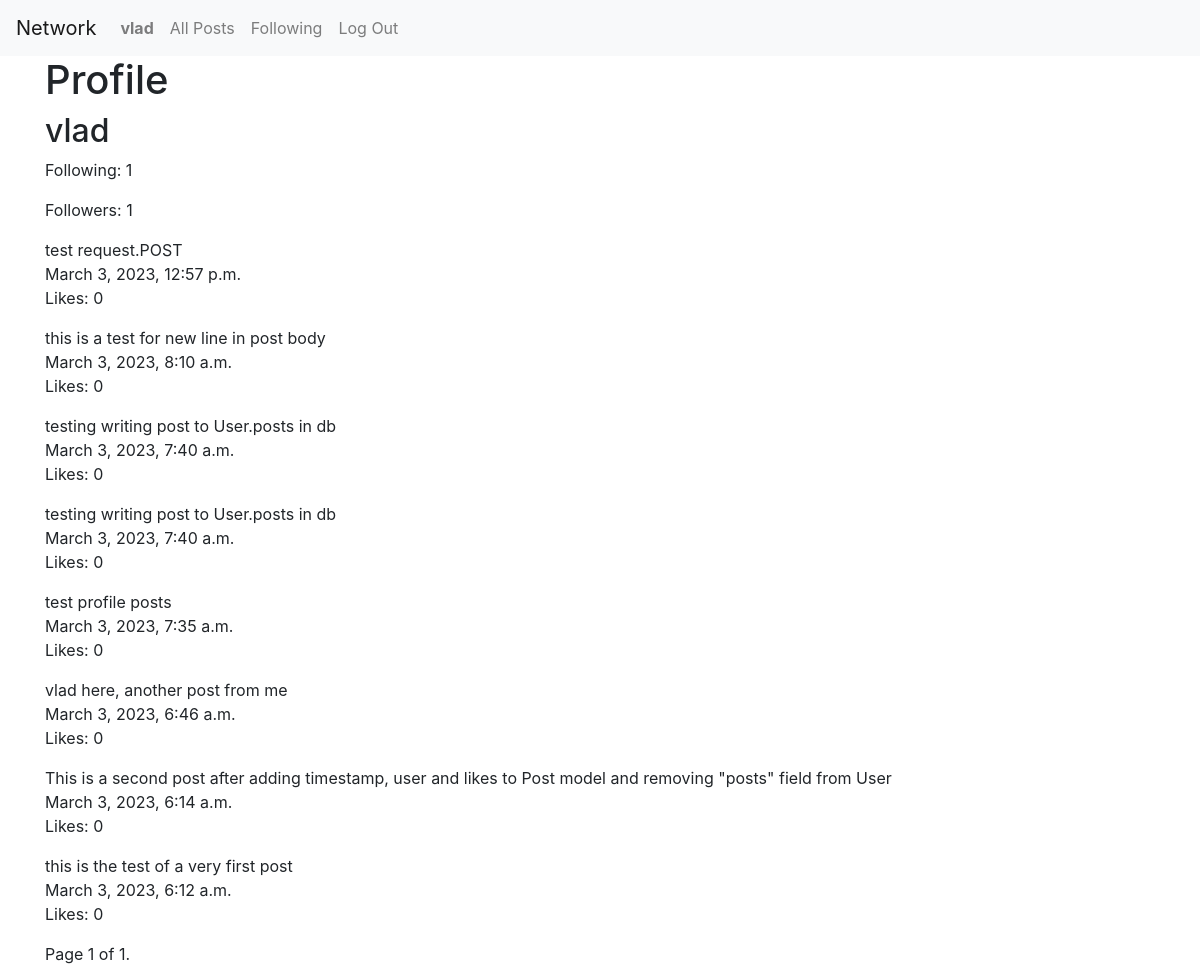
Before: /2 (signed in) with the older database file.
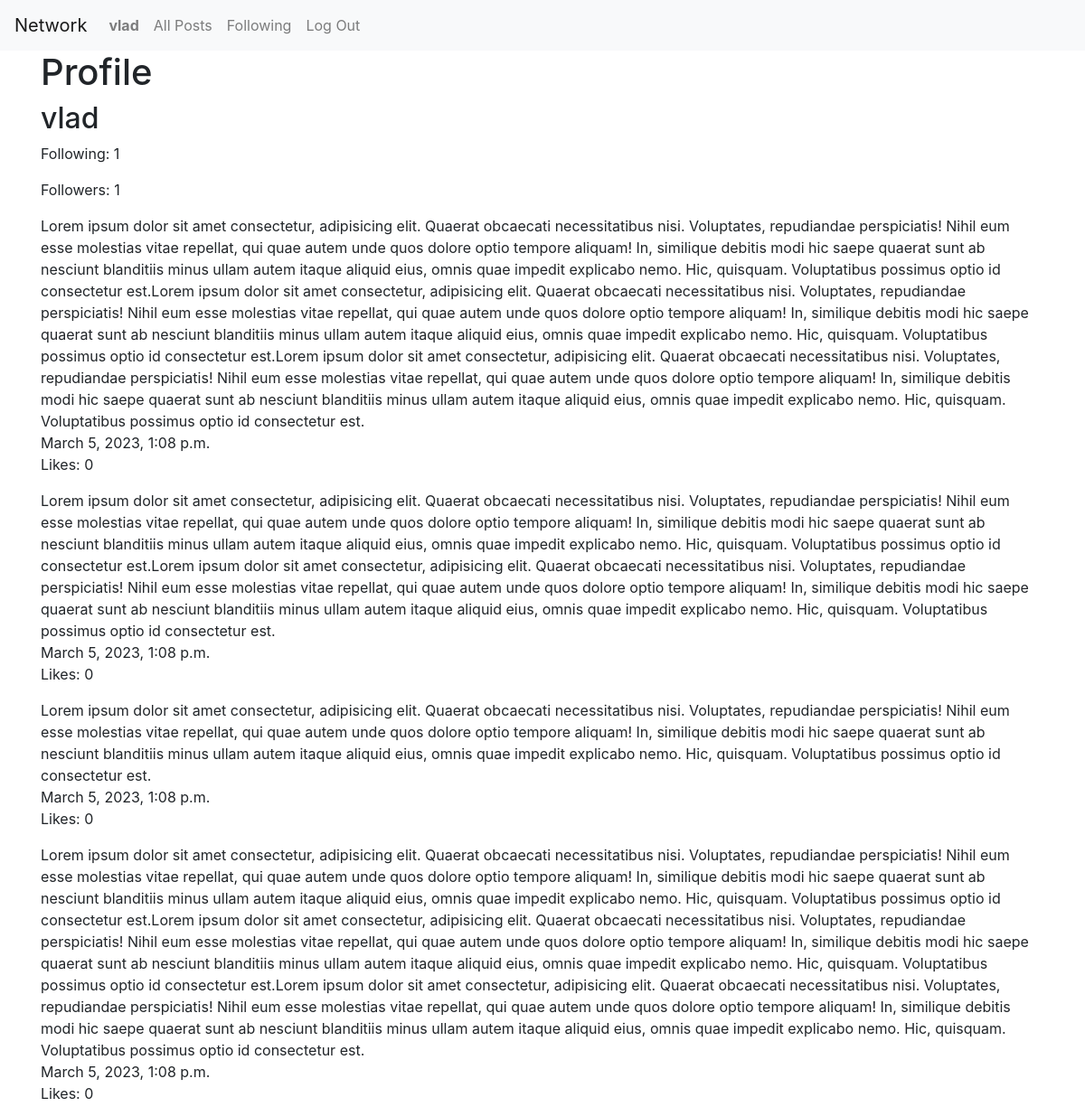
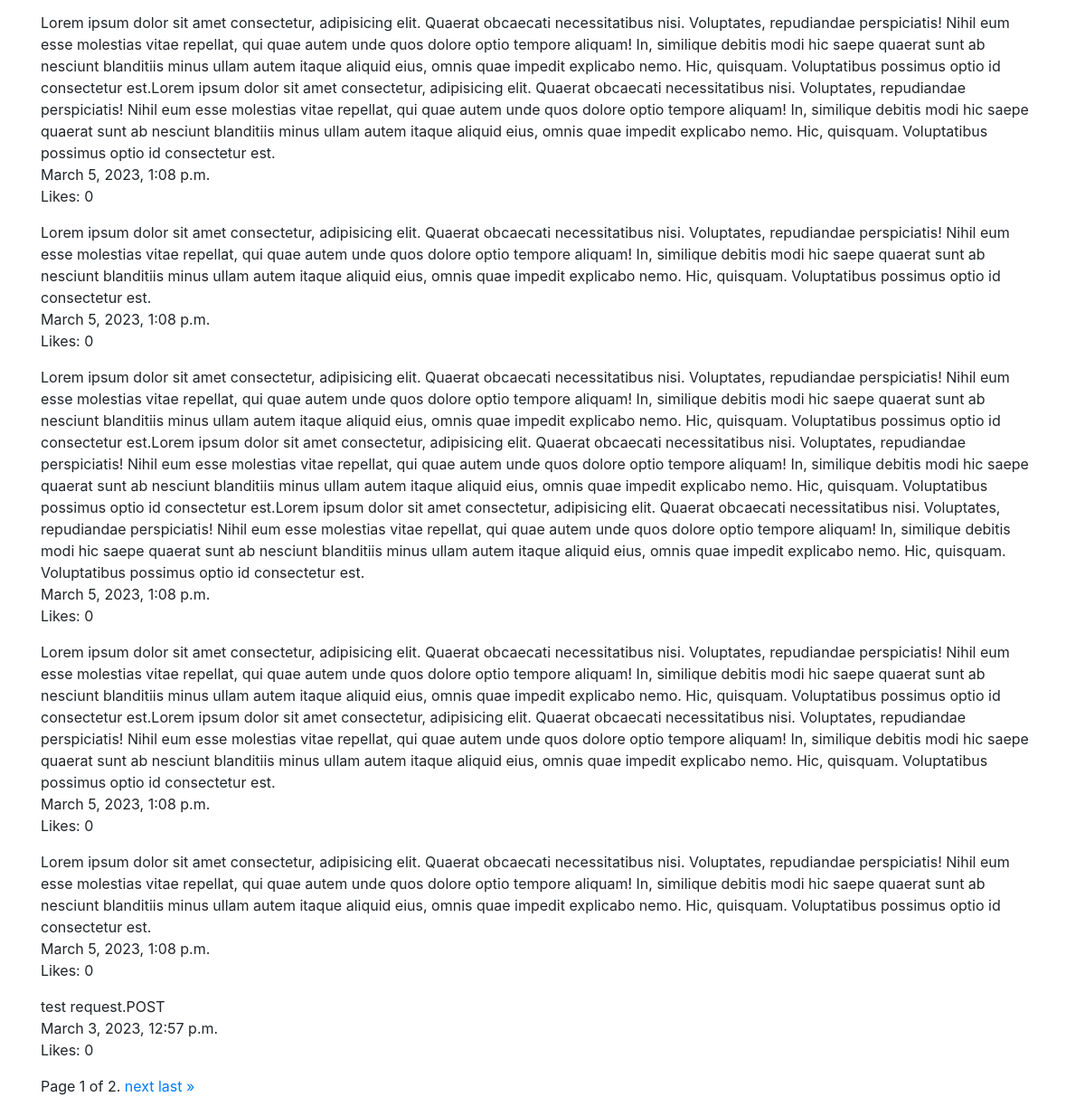
After: the same page with the newer database file (2 pictures, top to bottom).
### network/models.py (models this page shows, shortened)
class Post(models.Model):
    body = models.TextField(blank=True)
    timestamp = models.DateTimeField(auto_now_add=True, null=True)
    user = models.ForeignKey(User, on_delete=models.PROTECT, related_name="user_posts", null=True)
    likes = models.IntegerField(default=0)

### network/views.py (the view)
# urls.py: path("<int:user_id>", views.profile, name="profile"),
@login_required()
def profile(request, user_id):
    profile = User.objects.get(pk=user_id)
    profile_posts = profile.user_posts.all().order_by("-timestamp").all()
    page_obj = paginate(profile_posts, request)
    user = User.objects.get(pk=request.user.id)
    user_following = user.following.all()
    return render(request, "network/profile.html", {
        "profile": profile,
        "page_obj": page_obj,
        "user_following": user_following,
        "following": profile.following.all(),
        "followers": profile.followers.all(),
        "following_count": profile.following.count(),
        "followers_count": profile.followers.count()
    })

### network/views.py (called while the page is built)
def paginate(list, request):
    paginator = Paginator(list, 10)
    page_number = request.GET.get('page')
    return paginator.get_page(page_number)

### network/templates/network/profile.html (shortened to what this page needs)
{% extends "network/layout.html" %}
{% block body %}
    {% if user.is_authenticated %}
        <h1>Profile</h1>
        <h2>{{ profile.username }}</h2>
        <p>Following: {{ following_count }}</p>
        <p>Followers: {{ followers_count }}</p>
        <div>
            {% for post in page_obj %}
                <div class="post mb-3">
                    <div>{{ post.body }}</div>
                    <div>{{ post.timestamp }}</div>
                    <div>Likes: {{ post.likes }}</div>
                </div>
            {% empty %}
                No Posts
            {% endfor %}
            <div class="pagination">
                <span class="step-links">
                    <span class="current">
                        Page {{ page_obj.number }} of {{ page_obj.paginator.num_pages }}.
                    </span>
                    {% if page_obj.has_next %}
                        <a href="?page={{ page_obj.next_page_number }}">next</a>
                        <a href="?page={{ page_obj.paginator.num_pages }}">last &raquo;</a>
                    {% endif %}
                </span>
            </div>
        </div>
    {% endif %}
{% endblock %}

Changed rows visible on the page:
no longer on this page (row unchanged): Post: body "this is a test for new line in post body", timestamp "March 3, 2023, 8:10 a.m.", likes "0"
no longer on this page (row unchanged): Post: body "testing writing post to User.posts in db", timestamp "March 3, 2023, 7:40 a.m.", likes "0"
no longer on this page (row unchanged): Post: body "testing writing post to User.posts in db", timestamp "March 3, 2023, 7:40 a.m.", likes "0"
no longer on this page (row unchanged): Post: body "test profile posts", timestamp "March 3, 2023, 7:35 a.m.", likes "0"
no longer on this page (row unchanged): Post: body "vlad here, another post from me", timestamp "March 3, 2023, 6:46 a.m.", likes "0"
no longer on this page (row unchanged): Post: body "This is a second post after adding timestamp, user and likes to Post model and removing \"posts\" field from User", timestamp "March 3, 2023, 6:14 a.m.", likes "0"
no longer on this page (row unchanged): Post: body "this is the test of a very first post", timestamp "March 3, 2023, 6:12 a.m.", likes "0"
added Post: body "Lorem ipsum dolor sit amet consectetur, adipisicing elit. Quaerat obcaecati necessitatibus nisi. Voluptates, repudiandae perspiciatis! Nihil eum esse molestias vitae repellat, qui quae autem unde quos dolore optio tempore aliquam! In, similique debitis modi hic saepe quaerat sunt ab nesciunt blanditiis minus ullam autem itaque aliquid eius, omnis quae impedit explicabo nemo. Hic, quisquam. Voluptatibus possimus optio id consectetur est.Lorem ipsum dolor sit amet consectetur, adipisicing elit. Quaerat obcaecati necessitatibus nisi. Voluptates, repudiandae perspiciatis! Nihil eum esse molestias vitae repellat, qui quae autem unde quos dolore optio tempore aliquam! In, similique debitis modi…", timestamp "March 5, 2023, 1:08 p.m.", likes "0"
added Post: body "Lorem ipsum dolor sit amet consectetur, adipisicing elit. Quaerat obcaecati necessitatibus nisi. Voluptates, repudiandae perspiciatis! Nihil eum esse molestias vitae repellat, qui quae autem unde quos dolore optio tempore aliquam! In, similique debitis modi hic saepe quaerat sunt ab nesciunt blanditiis minus ullam autem itaque aliquid eius, omnis quae impedit explicabo nemo. Hic, quisquam. Voluptatibus possimus optio id consectetur est.Lorem ipsum dolor sit amet consectetur, adipisicing elit. Quaerat obcaecati necessitatibus nisi. Voluptates, repudiandae perspiciatis! Nihil eum esse molestias vitae repellat, qui quae autem unde quos dolore optio tempore aliquam! In, similique debitis modi…", timestamp "March 5, 2023, 1:08 p.m.", likes "0"
added Post: body "Lorem ipsum dolor sit amet consectetur, adipisicing elit. Quaerat obcaecati necessitatibus nisi. Voluptates, repudiandae perspiciatis! Nihil eum esse molestias vitae repellat, qui quae autem unde quos dolore optio tempore aliquam! In, similique debitis modi hic saepe quaerat sunt ab nesciunt blanditiis minus ullam autem itaque aliquid eius, omnis quae impedit explicabo nemo. Hic, quisquam. Voluptatibus possimus optio id consectetur est.", timestamp "March 5, 2023, 1:08 p.m.", likes "0"
added Post: body "Lorem ipsum dolor sit amet consectetur, adipisicing elit. Quaerat obcaecati necessitatibus nisi. Voluptates, repudiandae perspiciatis! Nihil eum esse molestias vitae repellat, qui quae autem unde quos dolore optio tempore aliquam! In, similique debitis modi hic saepe quaerat sunt ab nesciunt blanditiis minus ullam autem itaque aliquid eius, omnis quae impedit explicabo nemo. Hic, quisquam. Voluptatibus possimus optio id consectetur est.Lorem ipsum dolor sit amet consectetur, adipisicing elit. Quaerat obcaecati necessitatibus nisi. Voluptates, repudiandae perspiciatis! Nihil eum esse molestias vitae repellat, qui quae autem unde quos dolore optio tempore aliquam! In, similique debitis modi…", timestamp "March 5, 2023, 1:08 p.m.", likes "0"
added Post: body "Lorem ipsum dolor sit amet consectetur, adipisicing elit. Quaerat obcaecati necessitatibus nisi. Voluptates, repudiandae perspiciatis! Nihil eum esse molestias vitae repellat, qui quae autem unde quos dolore optio tempore aliquam! In, similique debitis modi hic saepe quaerat sunt ab nesciunt blanditiis minus ullam autem itaque aliquid eius, omnis quae impedit explicabo nemo. Hic, quisquam. Voluptatibus possimus optio id consectetur est.Lorem ipsum dolor sit amet consectetur, adipisicing elit. Quaerat obcaecati necessitatibus nisi. Voluptates, repudiandae perspiciatis! Nihil eum esse molestias vitae repellat, qui quae autem unde quos dolore optio tempore aliquam! In, similique debitis modi…", timestamp "March 5, 2023, 1:08 p.m.", likes "0"
added Post: body "Lorem ipsum dolor sit amet consectetur, adipisicing elit. Quaerat obcaecati necessitatibus nisi. Voluptates, repudiandae perspiciatis! Nihil eum esse molestias vitae repellat, qui quae autem unde quos dolore optio tempore aliquam! In, similique debitis modi hic saepe quaerat sunt ab nesciunt blanditiis minus ullam autem itaque aliquid eius, omnis quae impedit explicabo nemo. Hic, quisquam. Voluptatibus possimus optio id consectetur est.", timestamp "March 5, 2023, 1:08 p.m.", likes "0"
added Post: body "Lorem ipsum dolor sit amet consectetur, adipisicing elit. Quaerat obcaecati necessitatibus nisi. Voluptates, repudiandae perspiciatis! Nihil eum esse molestias vitae repellat, qui quae autem unde quos dolore optio tempore aliquam! In, similique debitis modi hic saepe quaerat sunt ab nesciunt blanditiis minus ullam autem itaque aliquid eius, omnis quae impedit explicabo nemo. Hic, quisquam. Voluptatibus possimus optio id consectetur est.Lorem ipsum dolor sit amet consectetur, adipisicing elit. Quaerat obcaecati necessitatibus nisi. Voluptates, repudiandae perspiciatis! Nihil eum esse molestias vitae repellat, qui quae autem unde quos dolore optio tempore aliquam! In, similique debitis modi…", timestamp "March 5, 2023, 1:08 p.m.", likes "0"
added Post: body "Lorem ipsum dolor sit amet consectetur, adipisicing elit. Quaerat obcaecati necessitatibus nisi. Voluptates, repudiandae perspiciatis! Nihil eum esse molestias vitae repellat, qui quae autem unde quos dolore optio tempore aliquam! In, similique debitis modi hic saepe quaerat sunt ab nesciunt blanditiis minus ullam autem itaque aliquid eius, omnis quae impedit explicabo nemo. Hic, quisquam. Voluptatibus possimus optio id consectetur est.Lorem ipsum dolor sit amet consectetur, adipisicing elit. Quaerat obcaecati necessitatibus nisi. Voluptates, repudiandae perspiciatis! Nihil eum esse molestias vitae repellat, qui quae autem unde quos dolore optio tempore aliquam! In, similique debitis modi…", timestamp "March 5, 2023, 1:08 p.m.", likes "0"
added Post: body "Lorem ipsum dolor sit amet consectetur, adipisicing elit. Quaerat obcaecati necessitatibus nisi. Voluptates, repudiandae perspiciatis! Nihil eum esse molestias vitae repellat, qui quae autem unde quos dolore optio tempore aliquam! In, similique debitis modi hic saepe quaerat sunt ab nesciunt blanditiis minus ullam autem itaque aliquid eius, omnis quae impedit explicabo nemo. Hic, quisquam. Voluptatibus possimus optio id consectetur est.", timestamp "March 5, 2023, 1:08 p.m.", likes "0"
Other visible differences:
{{ page_obj.paginator.num_pages }}: "1" → "2"
text now shown: "next last »"
